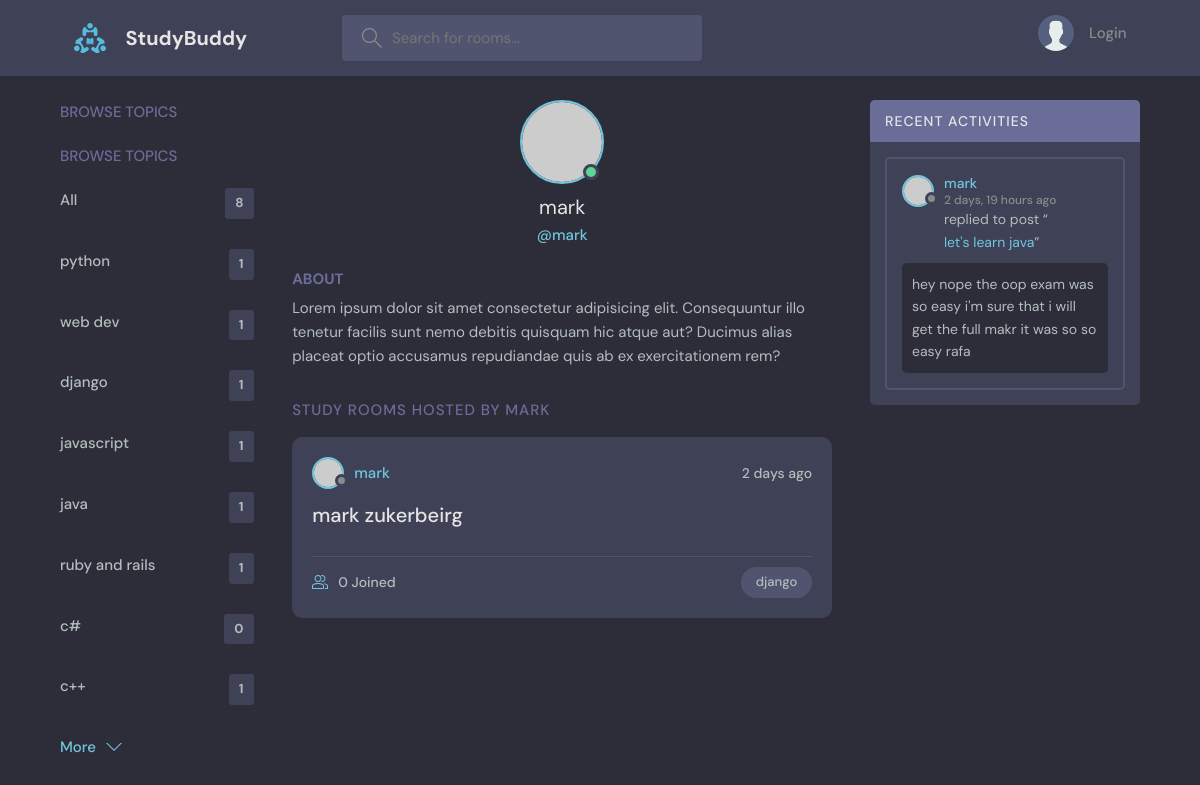
Screenshot of /userProfile/2/ with the database file from the repository.
### base/models.py (models this page shows, shortened)
class Topic(models.Model):
    name=models.CharField(max_length=200)

class Room(models.Model):
    host=models.ForeignKey(User,on_delete=models.SET_NULL,null=True)
    name=models.CharField(max_length=200)
    topic=models.ForeignKey(Topic,on_delete=models.SET_NULL,null=True)
    participants=models.ManyToManyField(User,related_name='participants',blank=True)
    description=models.TextField(null=True,blank=True)
    updated=models.DateTimeField(auto_now=True)
    created=models.DateTimeField(auto_now_add=True)
    class Meta:
        ordering=['-updated','-created']

class Message(models.Model):
    room=models.ForeignKey(Room,on_delete=models.CASCADE)
    body=models.TextField()
    user=models.ForeignKey(User,on_delete=models.CASCADE)
    updated=models.DateTimeField(auto_now=True)
    created=models.DateTimeField(auto_now_add=True)

### base/views.py (the view)
# urls.py: path('userProfile/<str:pk>/',views.userProfile,name='userprofile'),
def userProfile(request,pk):
    user=User.objects.get(id=pk)
    rooms=user.room_set.all()
    room_messages=user.message_set.all()
    topics=Topic.objects.all()
    context={'user':user,'rooms':rooms,'room_messages':room_messages,'topics':topics}
    return render(request,'base/profile.html',context)

### base/templates/base/profile.html (shortened to what this page needs)
{% extends "main.html" %}
{% block content  %}
{% load static %}
  <main class="profile-page layout layout--3">
    <div class="container">
      <div class="topics">
        <div class="topics__header">
          <h2>Browse Topics</h2>
        </div>
        {%include 'base/topics_component.html'%}
      </div>
      <div class="roomList">
        <div class="profile">
          <div class="profile__avatar">
            <div class="avatar avatar--large active">
              <img src="https://randomuser.me/api/portraits/men/11.jpg" />
            </div>
          </div>
          <div class="profile__info">
            <h3>{{user}}</h3>
            <p>@{{user.username}}</p>
          </div>
          <div class="profile__about">
            <h3>About</h3>
            <p>
              Lorem ipsum dolor sit amet consectetur adipisicing elit. Consequuntur illo tenetur
              facilis sunt nemo debitis quisquam hic atque aut? Ducimus alias placeat optio
              accusamus repudiandae quis ab ex exercitationem rem?
            </p>
          </div>
        </div>
        <div class="roomList__header">
          <div>
            <h2>Study Rooms Hosted by {{user.username}}</a>
            </h2>
          </div>
        </div>
        {%include 'base/feed_component.html'%}
      </div>
      <div class="activities">
        <div class="activities__header">
          <h2>Recent Activities</h2>
        </div>
    {%include 'base/activity_component.html'%}
      </div>
    </div>
  </main>
</html>
{% endblock content %}

### base/templates/base/topics_component.html
<div class="topics">
          <div class="topics__header">
            <h2>Browse Topics</h2>
          </div>
          <ul class="topics__list">
            <li><a href="{% url 'home' %}">All <span>{{topics.count}}</span></a> </li>
        {% for topic in topics%}
        <li>
            <a href="{% url 'home' %}?q={{topic.name}}">{{topic.name}} <span>{{topic.room_set.all.count}}</span></a>
        </li>
        {% endfor%}
          </ul>
          <a class="btn btn--link" href="topics.html">
            More
            <svg version="1.1" xmlns="http://www.w3.org/2000/svg" width="32" height="32" viewBox="0 0 32 32">
              <title>chevron-down</title>
              <path d="M16 21l-13-13h-3l16 16 16-16h-3l-13 13z"></path>
            </svg>
          </a>
        </div>

### base/templates/base/feed_component.html (shortened to what this page needs)
{% for room in rooms %}
 <div class="roomListRoom">
            <div class="roomListRoom__header">
              <a href="{%url 'userprofile' room.host.id %}" class="roomListRoom__author">
                <div class="avatar avatar--small">
                  <img src="https://randomuser.me/api/portraits/men/11.jpg" />
                </div>
                <span>{{room.host.username}}</span>
              </a>
              <div class="roomListRoom__actions">
                <span>{{room.created|timesince}} ago</span>
              </div>
            </div>
            <div class="roomListRoom__content">
              <a href="{%url 'room' room.id %}">{{ room.name }}</a>
            </div>
            <div class="roomListRoom__meta">
              <a href="{%url 'room' room.id %}" class="roomListRoom__joined">
                {{room.participants.all.count}} Joined
              </a>
              <p class="roomListRoom__topic">{{room.topic.name}}</p>
            </div>
          </div>
            {% endfor %}

### base/templates/base/activity_component.html (shortened to what this page needs)
{%for message in room_messages%}
<div class="activities__box">
            <div class="activities__boxHeader roomListRoom__header">
              <a href="{%url 'userprofile' message.user.id %}" class="roomListRoom__author">
                <div class="avatar avatar--small">
                  <img src="https://randomuser.me/api/portraits/men/11.jpg" />
                </div>
                <p>
                  {{message.user.username}}
                 <span>{{message.created|timesince}} ago</span>
                </p>
              </a>
            </div>
            <div class="activities__boxContent">
              <p>replied to post “<a href="{%url 'room' message.room.id %}">{{message.room.name}}</a>”</p>
              <div class="activities__boxRoomContent">
                {{message.body}}
              </div>
            </div>
          </div>
          {% endfor %}

### rows the page displays
Topic: name "python", room_set.all.count "1"
Topic: name "web dev", room_set.all.count "1"
Topic: name "django", room_set.all.count "1"
Topic: name "javascript", room_set.all.count "1"
Topic: name "java", room_set.all.count "1"
Topic: name "ruby and rails", room_set.all.count "1"
Topic: name "c#", room_set.all.count "0"
Topic: name "c++", room_set.all.count "1"
Room: host.username "mark", created "2 days", name "mark zukerbeirg", participants.all.count "0", topic.name "django"
Message: user.username "mark", created "2 days, 19 hours", room.name "let's learn java", body "hey nope the oop exam was so easy i'm sure that i will get the full makr it was so so easy rafa"

### other values shown
{{ topics.count }} "8"
{{ user }} "mark"
{{ user.username }} "mark"
{{ user.username }} "MARK"
